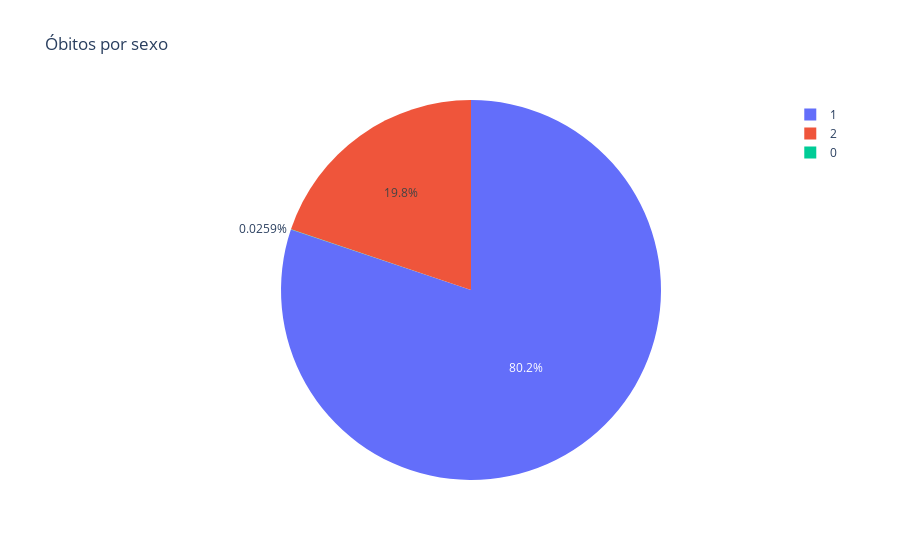

Write notebook code for a chart like this one.
### Markdown cell above
4 - Plotar os óbitos por sexo em uma gráfico do plotly;
figsize -> dar espaçamento

### Code cell
px.pie(sexo, values='contar', names="sexo", title='Óbitos por sexo')

### Figure 1 — Plotly figure (JSON) as saved in the notebook; plotly's stock layout.template omitted (floating-point values rounded to 4 significant figures)
{"data": [{"domain": {"x": [0, 1], "y": [0, 1]}, "hovertemplate": "sexo=%{label}<br>contar=%{value}<extra></extra>", "labels": [0, 1, 2], "legendgroup": "", "name": "", "showlegend": true, "type": "pie", "values": [3, 9277, 2294]}], "layout": {"legend": {"tracegroupgap": 0}, "title": {"text": "Óbitos por sexo"}}}
